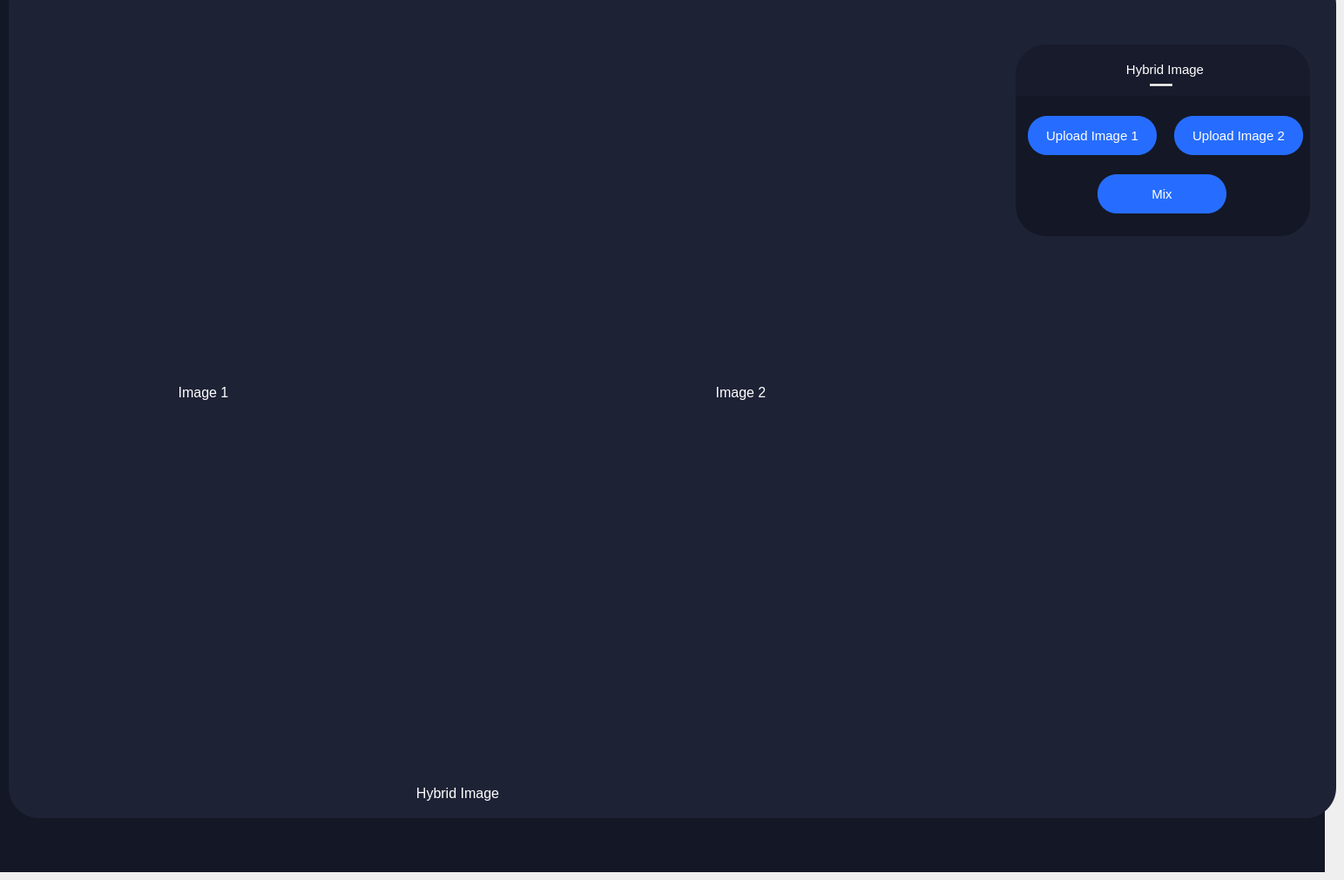
    <widget class="QWidget" name="tab_2">
     <attribute name="title">
      <string>Hybrid image</string>
     </attribute>
     <widget class="QGraphicsView" name="backgrounDark_5">
      <property name="enabled">
       <bool>true</bool>
      </property>
      <property name="geometry">
       <rect>
        <x>0</x>
        <y>0</y>
        <width>1521</width>
        <height>1001</height>
       </rect>
      </property>
      <property name="autoFillBackground">
       <bool>false</bool>
      </property>
      <property name="styleSheet">
       <string notr="true">background-color: #141725;
border: 0px;


</string>
      </property>
      <property name="backgroundBrush">
       <brush brushstyle="NoBrush">
        <color alpha="255">
         <red>0</red>
         <green>0</green>
         <blue>0</blue>
        </color>
       </brush>
      </property>
     </widget>
     <widget class="QGraphicsView" name="backgroundLight_4">
      <property name="enabled">
       <bool>true</bool>
      </property>
      <property name="geometry">
       <rect>
        <x>10</x>
        <y>-30</y>
        <width>1524</width>
        <height>969</height>
       </rect>
      </property>
      <property name="autoFillBackground">
       <bool>false</bool>
      </property>
      <property name="styleSheet">
       <string notr="true">background-color: #1e2235;
border: 0px;
border-radius: 35px 35px 0 0;
</string>
      </property>
      <property name="backgroundBrush">
       <brush brushstyle="NoBrush">
        <color alpha="255">
         <red>0</red>
         <green>0</green>
         <blue>0</blue>
        </color>
       </brush>
      </property>
     </widget>
     <widget class="QGraphicsView" name="leftPanelBackgroundLower_4">
      <property name="geometry">
       <rect>
        <x>1166</x>
        <y>51</y>
        <width>338</width>
        <height>161</height>
       </rect>
      </property>
      <property name="styleSheet">
       <string notr="true">background-color: #181b2b;
border: 0px;
border-radius: 35px;</string>
      </property>
     </widget>
     <widget class="QLabel" name="leftPanelText_4">
      <property name="geometry">
       <rect>
        <x>1232</x>
        <y>69</y>
        <width>211</width>
        <height>21</height>
       </rect>
      </property>
      <property name="font">
       <font>
        <family>Microsoft Sans Serif</family>
        <pointsize>11</pointsize>
        <bold>false</bold>
       </font>
      </property>
      <property name="styleSheet">
       <string notr="true">color: #fff;</string>
      </property>
      <property name="text">
       <string>Hybrid Image</string>
      </property>
      <property name="alignment">
       <set>Qt::AlignCenter</set>
      </property>
     </widget>
     <widget class="QPushButton" name="uploadImage2">
      <property name="geometry">
       <rect>
        <x>1348</x>
        <y>133</y>
        <width>148</width>
        <height>45</height>
       </rect>
      </property>
      <property name="font">
       <font>
        <family>Microsoft Sans Serif</family>
        <pointsize>11</pointsize>
       </font>
      </property>
      <property name="styleSheet">
       <string notr="true">QPushButton{
background-color: #266dff;
color: #fff;
border: 0;
border-radius: 22px;
}

QPushButton::hover {
background-color: #1d408d;
}</string>
      </property>
      <property name="text">
       <string>Upload Image 2</string>
      </property>
     </widget>
     <widget class="QGraphicsView" name="leftPanelBackgroundUpper_4">
      <property name="geometry">
       <rect>
        <x>1166</x>
        <y>110</y>
        <width>338</width>
        <height>161</height>
       </rect>
      </property>
      <property name="autoFillBackground">
       <bool>false</bool>
      </property>
      <property name="styleSheet">
       <string notr="true">background-color: #141725;
border: 0px;
border-top-left-radius: 0;
border-top-right-radius: 0;
border-bottom-right-radius: 35px;
border-bottom-left-radius: 35px;</string>
      </property>
     </widget>
     <widget class="QGraphicsView" name="splitterUp_7">
      <property name="geometry">
       <rect>
        <x>1320</x>
        <y>96</y>
        <width>26</width>
        <height>3</height>
       </rect>
      </property>
      <property name="styleSheet">
       <string notr="true">background-color:#fff;
</string>
      </property>
     </widget>
     <widget class="QPushButton" name="uploadImage1">
      <property name="geometry">
       <rect>
        <x>1180</x>
        <y>133</y>
        <width>148</width>
        <height>45</height>
       </rect>
      </property>
      <property name="font">
       <font>
        <family>Microsoft Sans Serif</family>
        <pointsize>11</pointsize>
       </font>
      </property>
      <property name="styleSheet">
       <string notr="true">QPushButton{
background-color: #266dff;
color: #fff;
border: 0;
border-radius: 22px;
}

QPushButton::hover {
background-color: #1d408d;
}</string>
      </property>
      <property name="text">
       <string>Upload Image 1</string>
      </property>
     </widget>
     <widget class="QLabel" name="tabMixerImage1">
      <property name="geometry">
       <rect>
        <x>45</x>
        <y>40</y>
        <width>375</width>
        <height>375</height>
       </rect>
      </property>
      <property name="text">
       <string/>
      </property>
     </widget>
     <widget class="QLabel" name="tabMixerImage2">
      <property name="geometry">
       <rect>
        <x>660</x>
        <y>40</y>
        <width>375</width>
        <height>375</height>
       </rect>
      </property>
      <property name="text">
       <string/>
      </property>
     </widget>
     <widget class="QLabel" name="tabMixerImageMixed">
      <property name="geometry">
       <rect>
        <x>340</x>
        <y>500</y>
        <width>375</width>
        <height>375</height>
       </rect>
      </property>
      <property name="text">
       <string/>
      </property>
     </widget>
     <widget class="QLabel" name="originalText_6">
      <property name="geometry">
       <rect>
        <x>128</x>
        <y>440</y>
        <width>211</width>
        <height>21</height>
       </rect>
      </property>
      <property name="font">
       <font>
        <family>Microsoft Sans Serif</family>
        <pointsize>12</pointsize>
        <bold>false</bold>
       </font>
      </property>
      <property name="styleSheet">
       <string notr="true">color: #fff;</string>
      </property>
      <property name="text">
       <string>Image 1</string>
      </property>
      <property name="alignment">
       <set>Qt::AlignCenter</set>
      </property>
     </widget>
     <widget class="QLabel" name="originalText_7">
      <property name="geometry">
       <rect>
        <x>420</x>
        <y>900</y>
        <width>211</width>
        <height>21</height>
       </rect>
      </property>
      <property name="font">
       <font>
        <family>Microsoft Sans Serif</family>
        <pointsize>12</pointsize>
        <bold>false</bold>
       </font>
      </property>
      <property name="styleSheet">
       <string notr="true">color: #fff;</string>
      </property>
      <property name="text">
       <string>Hybrid Image</string>
      </property>
      <property name="alignment">
       <set>Qt::AlignCenter</set>
      </property>
     </widget>
     <widget class="QLabel" name="originalText_8">
      <property name="geometry">
       <rect>
        <x>745</x>
        <y>440</y>
        <width>211</width>
        <height>21</height>
       </rect>
      </property>
      <property name="font">
       <font>
        <family>Microsoft Sans Serif</family>
        <pointsize>12</pointsize>
        <bold>false</bold>
       </font>
      </property>
      <property name="styleSheet">
       <string notr="true">color: #fff;</string>
      </property>
      <property name="text">
       <string>Image 2</string>
      </property>
      <property name="alignment">
       <set>Qt::AlignCenter</set>
      </property>
     </widget>
     <widget class="QPushButton" name="mixImagesBtn">
      <property name="geometry">
       <rect>
        <x>1260</x>
        <y>200</y>
        <width>148</width>
        <height>45</height>
       </rect>
      </property>
      <property name="font">
       <font>
        <family>Microsoft Sans Serif</family>
        <pointsize>11</pointsize>
       </font>
      </property>
      <property name="styleSheet">
       <string notr="true">QPushButton{
background-color: #266dff;
color: #fff;
border: 0;
border-radius: 22px;
}

QPushButton::hover {
background-color: #1d408d;
}</string>
      </property>
      <property name="text">
       <string>Mix</string>
      </property>
     </widget>
     <zorder>backgrounDark_5</zorder>
     <zorder>backgroundLight_4</zorder>
     <zorder>leftPanelBackgroundLower_4</zorder>
     <zorder>leftPanelText_4</zorder>
     <zorder>leftPanelBackgroundUpper_4</zorder>
     <zorder>splitterUp_7</zorder>
     <zorder>uploadImage1</zorder>
     <zorder>uploadImage2</zorder>
     <zorder>tabMixerImage1</zorder>
     <zorder>tabMixerImage2</zorder>
     <zorder>tabMixerImageMixed</zorder>
     <zorder>originalText_6</zorder>
     <zorder>originalText_7</zorder>
     <zorder>originalText_8</zorder>
     <zorder>mixImagesBtn</zorder>
    </widget>
